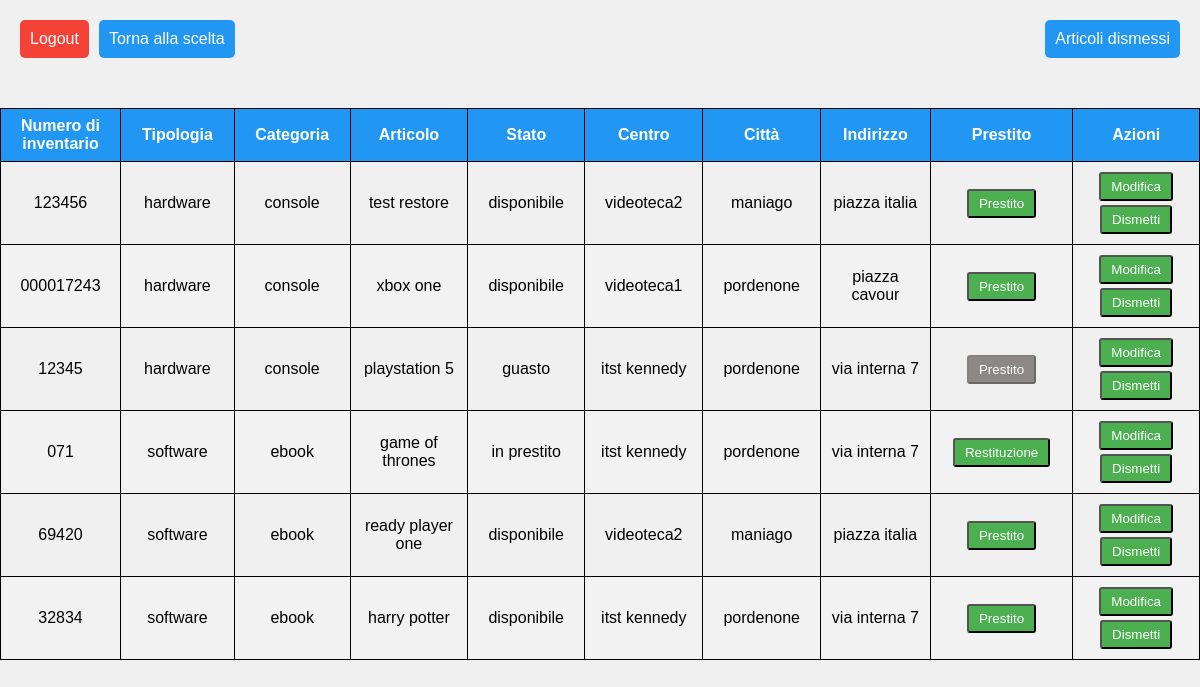
The page /backend/visualizzaArticoli.php (signed in) on the database as committed earlier.
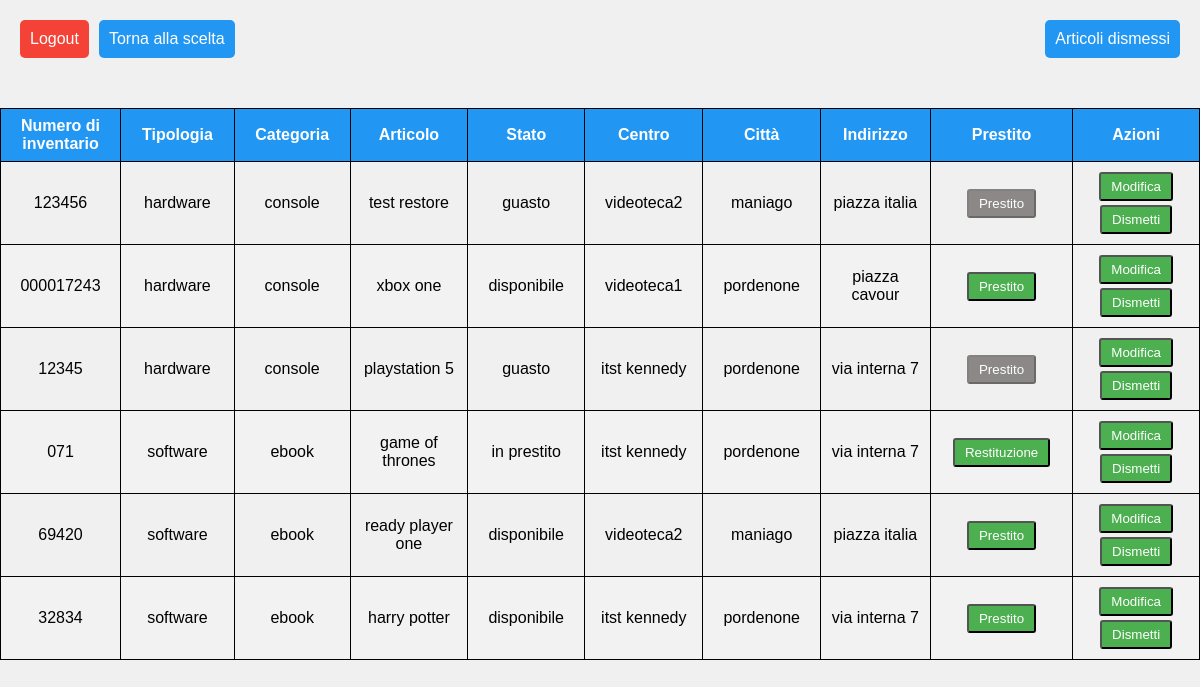
The same page on the database as committed later.
### tables this page shows
CREATE TABLE `articoli` (
  `id_articolo` int(16) NOT NULL,
  `numero_inventario` varchar(32) NOT NULL,
  `articolo` varchar(64) NOT NULL,
  `stato` set('disponibile','guasto','prenotato','in prestito') NOT NULL,
  `fk_id_categoria` int(16) DEFAULT NULL,
  `fk_id_centro` int(16) DEFAULT NULL
);

CREATE TABLE `categorie` (
  `id_categoria` int(16) NOT NULL,
  `categoria` varchar(32) NOT NULL,
  `tipologia` varchar(32) NOT NULL
);

CREATE TABLE `centri` (
  `id_centro` int(16) NOT NULL,
  `nome` varchar(32) NOT NULL,
  `citta` varchar(32) NOT NULL,
  `indirizzo` varchar(64) NOT NULL
);

### backend/visualizzaArticoli.php (the view, shortened to what this page needs)
<!DOCTYPE html>
<html>
<head>
    <link rel="stylesheet" href="../style/styles.css" type="text/css">
</head>
<body>
    <div class="button-container">
        <div class="top-left-container">
            <input type="button" name="logout" value="Logout" onclick="location.href='../logout.php'">
            <input type="button" name="login" value="Torna alla scelta" onclick="location.href='sceltaAdmin.php'">
        </div>
        <div class="top-right-container">
            <input type="button" name="loans" value="Articoli dismessi" onclick="location.href='visualizzaArticoliDismessi.php'">
        </div>
    </div>
    <div class="container">
        <div class="table-wrapper">
            <table class="fl-table">
                <thead>
                <tr>
                    <th>Numero di inventario</th>
                    <th>Tipologia</th>
                    <th>Categoria</th>
                    <th>Articolo</th>
                    <th>Stato</th>
                    <th>Centro</th>
                    <th>Città</th>
                    <th>Indirizzo</th>
                    <th>Prestito</th>
                    <th>Azioni</th>
                </tr>
                </thead>
                <tbody>
                <?php
                    $selectSql = "SELECT id_articolo, numero_inventario, tipologia, categoria, articolo, stato, nome, citta, indirizzo
                                    FROM articoli a JOIN centri c
                                    ON a.fk_id_centro = c.id_centro
                                    JOIN categorie cat
                                    ON a.fk_id_categoria = cat.id_categoria
                                    ORDER BY tipologia";
                    require_once '../db.php';
                    $result = $conn->query($selectSql);
                    while($row = $result->fetch_array(MYSQLI_ASSOC))
                    {
                        $n_inventario = $row['numero_inventario'];
                        $tipologia = $row['tipologia'];
                        $categoria = $row['categoria'];
                        $articolo = $row['articolo'];
                        $stato = $row['stato'];
                        $nome = $row['nome'];
                        $citta = $row['citta'];
                        $indirizzo = $row['indirizzo'];
                        $isAvailable = ($stato == "disponibile" || $stato == "in prestito") ? 1 : 0;
                        $isLoaned = ($stato == "in prestito") ? 1 : 0;
                        echo
                            '<tr>
                                <td class="colonnaNumero">'.$n_inventario.'</td>
                                <td class="colonnaTipo">'.$tipologia.'</td>
                                <td class="colonnaCategoria">'.$categoria.'</td>
                                <td class="colonnaArticolo">'.$articolo.'</td>
                                <td class="colonnaStato">'.$stato.'</td>
                                <td class="colonnaNome">'.$nome.'</td>
                                <td class="colonnaCitta">'.$citta.'</td>
                                <td class="colonnaIndirizzo">'.$indirizzo.'</td>
                                <td class="colonnaTasti">
                                <button class="btn" type="button" onclick="location.href=\'prestito_articolo.php?id='.$row["id_articolo"].'&loaned='. $isLoaned .'\'" '. ($isAvailable == 1 ? "" : "disabled") . '>'.($isLoaned == 0 ? "Prestito" : "Restituzione").'</button>
                                </td>
                                <td class="colonnaTasti">
                                    <button class="btn" type="button" onclick="location.href=\'modifica_articolo.php?id='.$row["id_articolo"].'\'">Modifica</button>
                                    <button class="btn" type="button" onclick="location.href=\'dismetti_articolo.php?id='.$row["id_articolo"].'\'">Dismetti</button>
                                </td>
                            </tr>';
                    }
                ?>
                </tbody>
            </table>
        </div>
    </div>
</body>
</html>

### style/styles.css (style rules this page uses)
body { margin: 0; padding: 0; font-family: Arial, sans-serif; background-color: #f0f0f0; }
.container { display: flex; flex-direction: column; align-items: center; justify-content: flex-start; padding-top: 20px; }
.button-container { display: flex; flex-direction: row; justify-content: space-between; width: 100%; }
.top-right-container { display: flex; flex-direction: row; justify-content: right; width: 50%; }
.top-left-container { display: flex; flex-direction: row; justify-content: left; width: 50%; }
.table-wrapper { margin-top: 30px; }
.fl-table { width: 100%; border-collapse: collapse; border-spacing: 0; }
.fl-table th, .fl-table td { padding: 8px; text-align: center; border: 1px solid black; }
.fl-table th { background-color: #2196f3; color: #fff; text-align: center; }
.fl-table tr:nth-child(even) { background-color: #f2f2f2; }
.colonnaNumero { width: 150px; text-align: center; }
.colonnaTipo { width: 150px; text-align: center; }
.colonnaCategoria { width: 150px; text-align: center; }
.colonnaArticolo { width: 150px; text-align: center; }
.colonnaStato { width: 150px; text-align: center; }
.colonnaNome { width: 150px; text-align: center; }
.colonnaCitta { width: 150px; text-align: center; }
.colonnaIndirizzo { width: 150px; text-align: center; }
.colonnaTasti { width: 175px; align-items: center; text-align: center; }
button.btn { padding: 5px 10px; margin: 2px; text-decoration: none; background-color: #4caf50; color: #fff; border-radius: 3px; transition: background-color 0.3s; }
button.btn:disabled { background-color: #8b8887; }
input[type="button"][name="logout"] { margin-top: 20px; margin-right: 10px; padding: 10px; cursor: pointer; border: none; border-radius: 5px; background: #f44336; color: #ffffff; font-size: 16px; transition: all 0.3s ease; transform: translate(20px, 0); }
input[type="button"][name="login"] { margin-top: 20px; margin-right: 10px; padding: 10px; cursor: pointer; border: none; border-radius: 5px; background: #2196f3; color: #ffffff; font-size: 16px; transition: all 0.3s ease; transform: translate(20px, 0); }
input[type="button"][name="loans"] { margin-top: 20px; padding: 10px; cursor: pointer; border: none; border-radius: 5px; background: #2196f3; color: #ffffff; font-size: 16px; transition: all 0.3s ease; transform: translate(-20px, 0); }

Rows that differ between the two databases and show on the page:
changed articoli "test restore": stato "disponibile" → "guasto"
